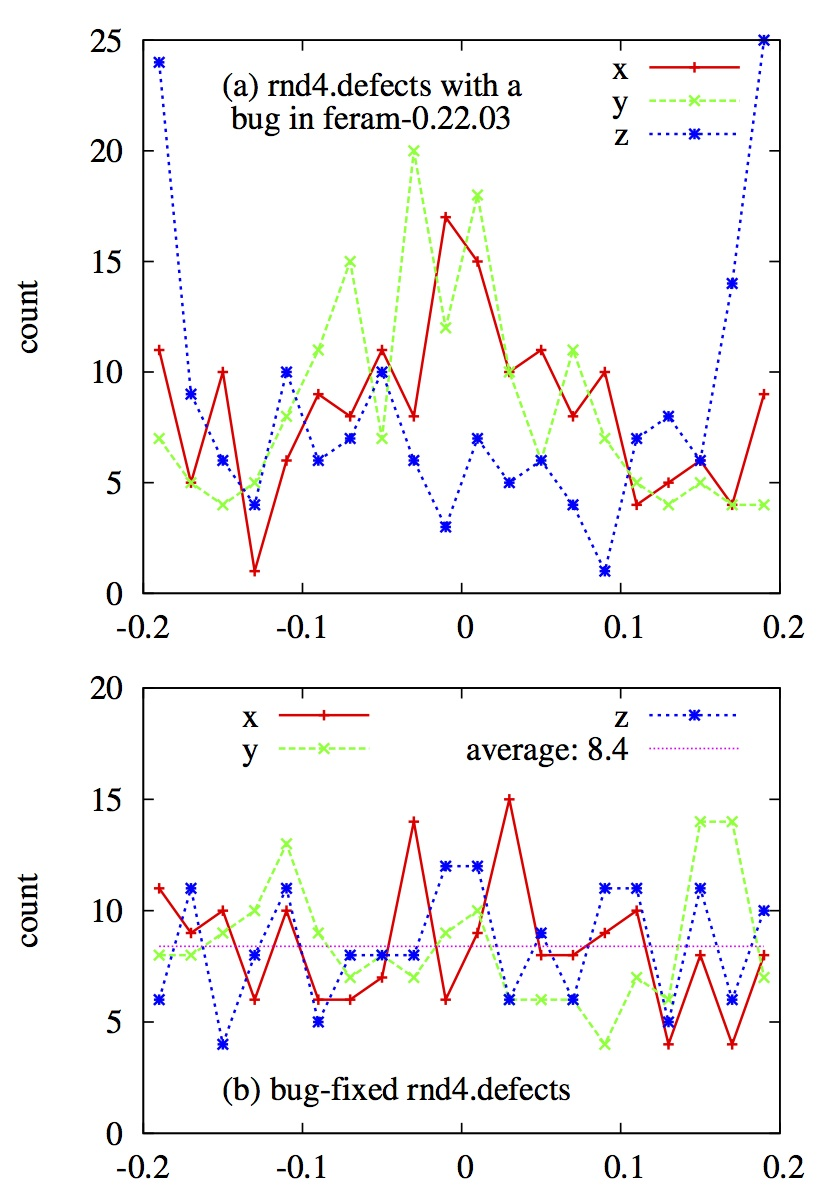

Source code (gnuplot):
#!/usr/bin/env gnuplot
# histogram.gp
# Time-stamp: <2014-07-04 15:58:06 takeshi>
# Author: Takeshi NISHIMATSU
# Gist: https://gist.github.com/t-nissie/24cc524481474bb497c5
##
set terminal postscript portrait color dashed "Times-Roman" 20
set output "histogram.eps"
set ylabel 'count'
bin(x,width)=width*floor(x/width)+width/2
set multiplot
set xtics 0.1
set ytics 5
binwidth = 0.02

set label 1 at -0.15,23 "(a) rnd4.defects with a\n bug in feram-0.22.03"
set size   1.0, 0.55
set origin 0.0, 0.45
set yrange [0:25]
plot "rnd4.defects-0.22.03" using (bin($4,binwidth)):(1.0) smooth freq t 'x' with linespoints lw 3,\
     "rnd4.defects-0.22.03" using (bin($5,binwidth)):(1.0) smooth freq t 'y' with linespoints lw 3,\
     "rnd4.defects-0.22.03" using (bin($6,binwidth)):(1.0) smooth freq t 'z' with linespoints lw 3

set label 1 at -0.15,2 "(b) bug-fixed rnd4.defects"
set size   1.0, 0.46
set origin 0.0, 0.00
set yrange [0:20]
set key maxrow 2
plot "rnd4.defects"         using (bin($4,binwidth)):(1.0) smooth freq t 'x' with linespoints lw 3,\
     "rnd4.defects"         using (bin($5,binwidth)):(1.0) smooth freq t 'y' with linespoints lw 3,\
     "rnd4.defects"         using (bin($6,binwidth)):(1.0) smooth freq t 'z' with linespoints lw 3,\
     8.4                                                               t 'average: 8.4' with lines lw 2

set nomultiplot
set output
!epstopdf.pl histogram.eps

#Local variables:
#  compile-command: "gnuplot histogram.gp"
#End:
